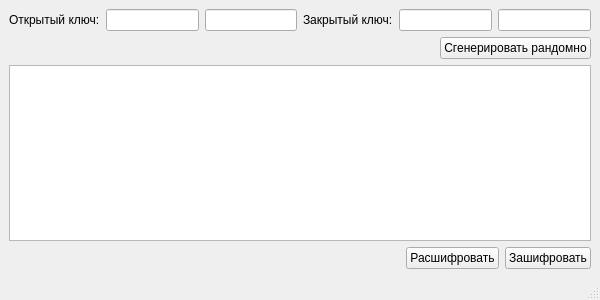
<?xml version="1.0" encoding="UTF-8"?>
<ui version="4.0">
 <class>MainWindow</class>
 <widget class="QMainWindow" name="MainWindow">
  <property name="geometry">
   <rect>
    <x>0</x>
    <y>0</y>
    <width>600</width>
    <height>300</height>
   </rect>
  </property>
  <property name="minimumSize">
   <size>
    <width>450</width>
    <height>0</height>
   </size>
  </property>
  <property name="windowTitle">
   <string>RSA_Encryption</string>
  </property>
  <widget class="QWidget" name="centralwidget">
   <layout class="QVBoxLayout" name="verticalLayout">
    <item>
     <layout class="QHBoxLayout" name="horizontalLayout">
      <item>
       <widget class="QLabel" name="label">
        <property name="text">
         <string>Открытый ключ:</string>
        </property>
       </widget>
      </item>
      <item>
       <widget class="QLineEdit" name="lineEdit_OpenKey_d">
        <property name="styleSheet">
         <string notr="true">text-align: center;</string>
        </property>
       </widget>
      </item>
      <item>
       <widget class="QLineEdit" name="lineEdit_OpenKey_n"/>
      </item>
      <item>
       <widget class="QLabel" name="label_2">
        <property name="text">
         <string>Закрытый ключ:</string>
        </property>
       </widget>
      </item>
      <item>
       <widget class="QLineEdit" name="lineEdit_CloseKey_e"/>
      </item>
      <item>
       <widget class="QLineEdit" name="lineEdit_CloseKey_n"/>
      </item>
     </layout>
    </item>
    <item>
     <layout class="QHBoxLayout" name="horizontalLayout_2">
      <item>
       <spacer name="horizontalSpacer">
        <property name="orientation">
         <enum>Qt::Horizontal</enum>
        </property>
        <property name="sizeHint" stdset="0">
         <size>
          <width>40</width>
          <height>20</height>
         </size>
        </property>
       </spacer>
      </item>
      <item>
       <widget class="QPushButton" name="pushButton_Generate">
        <property name="text">
         <string>Сгенерировать рандомно</string>
        </property>
       </widget>
      </item>
     </layout>
    </item>
    <item>
     <widget class="QTextEdit" name="textEdit_Massage"/>
    </item>
    <item>
     <layout class="QHBoxLayout" name="horizontalLayout_3">
      <item>
       <spacer name="horizontalSpacer_2">
        <property name="orientation">
         <enum>Qt::Horizontal</enum>
        </property>
        <property name="sizeHint" stdset="0">
         <size>
          <width>40</width>
          <height>20</height>
         </size>
        </property>
       </spacer>
      </item>
      <item>
       <widget class="QPushButton" name="pushButton_Decipher">
        <property name="text">
         <string>Расшифровать</string>
        </property>
       </widget>
      </item>
      <item>
       <widget class="QPushButton" name="pushButton_Encrypt">
        <property name="text">
         <string>Зашифровать</string>
        </property>
       </widget>
      </item>
     </layout>
    </item>
   </layout>
  </widget>
  <widget class="QStatusBar" name="statusbar"/>
 </widget>
 <resources/>
 <connections/>
</ui>
